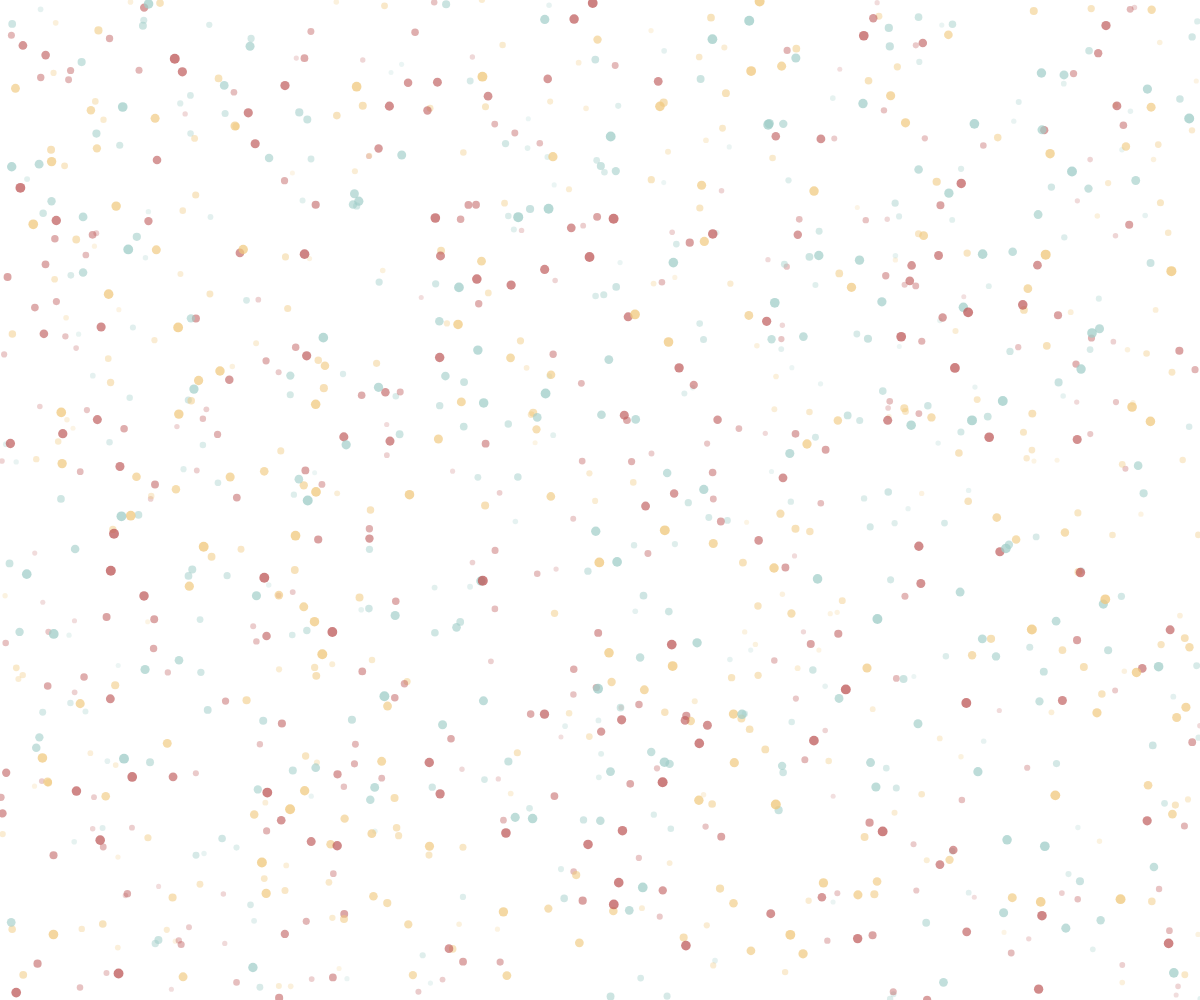
Frame 1 (no input)
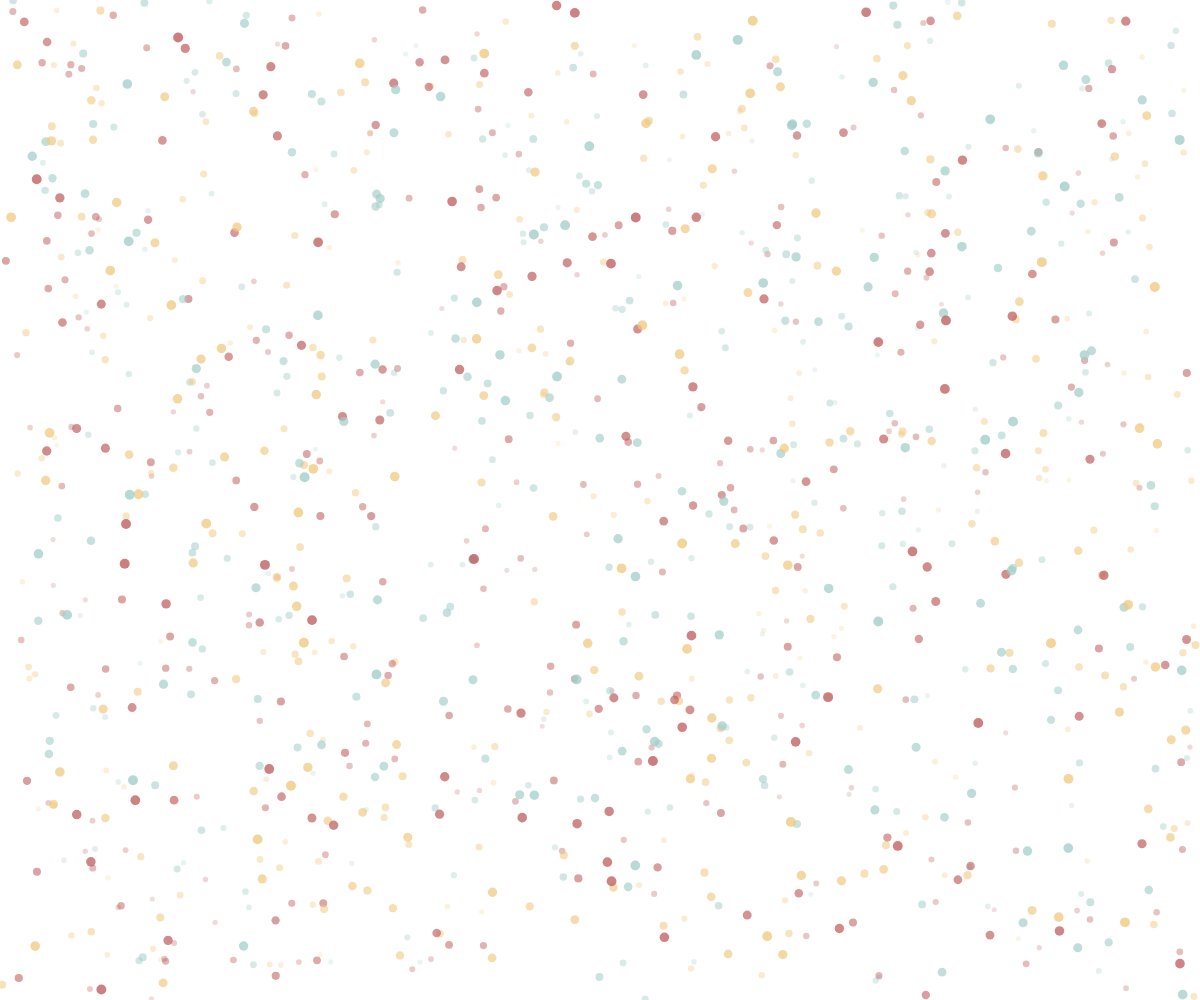
Frame 60 (no input)
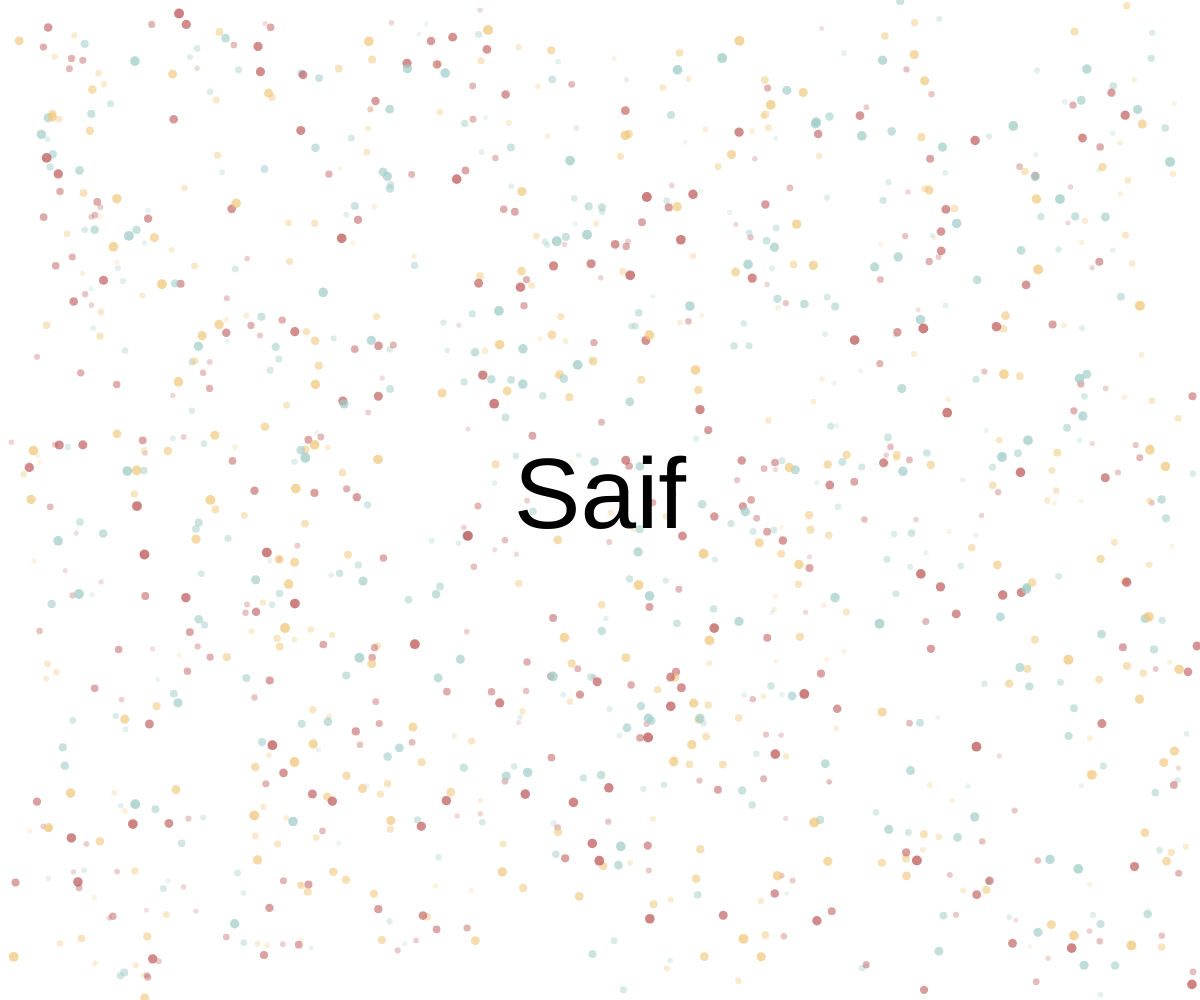
Frame 120 (the mouse pressed at the canvas centre since frame 60)

The p5.js sketch that drew these frames (run headless with seeded random() and noise() and a simulated clock; from frame 60 on, the mouse is pressed at the canvas centre):

// p5.js sketch
// ── sketch.js
let particles_a = [];
let particles_b = [];
let particles_c = [];
let nums = 400;
let noiseScale = 800;
let displayText = false;

function setup() {
  createCanvas(windowWidth, windowHeight);
  for (let i = 0; i < nums; i++) {
    particles_a[i] = new Particle(random(0, width), random(0, height));
    particles_b[i] = new Particle(random(0, width), random(0, height));
    particles_c[i] = new Particle(random(0, width), random(0, height));
  }
}

function draw() {
  background(255);
  smooth();
  noStroke();

  for (let i = 0; i < nums; i++) {
    let radius = map(i, 0, nums, 5, 10);
    let alpha = map(i, 0, nums, 50, 200);

    fill(240, 200, 125, alpha);
    particles_a[i].move();
    particles_a[i].display(radius);
    particles_a[i].checkEdge();

    fill(160, 205, 200, alpha);
    particles_b[i].move();
    particles_b[i].display(radius);
    particles_b[i].checkEdge();

    fill(190, 90, 90, alpha);
    particles_c[i].move();
    particles_c[i].display(radius);
    particles_c[i].checkEdge();
  }

  if (displayText) {
    fill(0);
    textSize(100);
    textAlign(CENTER, CENTER);
    text("Saif", width / 2, height / 2);
  }
}

function mousePressed() {
  displayText = true;
}

function Particle(x, y) {
  this.dir = createVector(0, 0);
  this.vel = createVector(0, 0);
  this.pos = createVector(x, y);
  this.speed = 0.4;

  this.move = function () {
    let angle =
      noise(this.pos.x / noiseScale, this.pos.y / noiseScale) *
      TWO_PI *
      noiseScale;
    this.dir.x = cos(angle);
    this.dir.y = sin(angle);
    this.vel = this.dir.copy();
    this.vel.mult(this.speed);
    this.pos.add(this.vel);
  };

  this.checkEdge = function () {
    if (
      this.pos.x > windowWidth ||
      this.pos.x < 0 ||
      this.pos.y > windowHeight ||
      this.pos.y < 0
    ) {
      this.pos.x = random(50, windowWidth - 50);
      this.pos.y = random(50, windowHeight - 50);
    }
  };

  this.display = function (r) {
    ellipse(this.pos.x, this.pos.y, r, r);
  };
}

function windowResized() {
  resizeCanvas(windowWidth, windowHeight);
}
